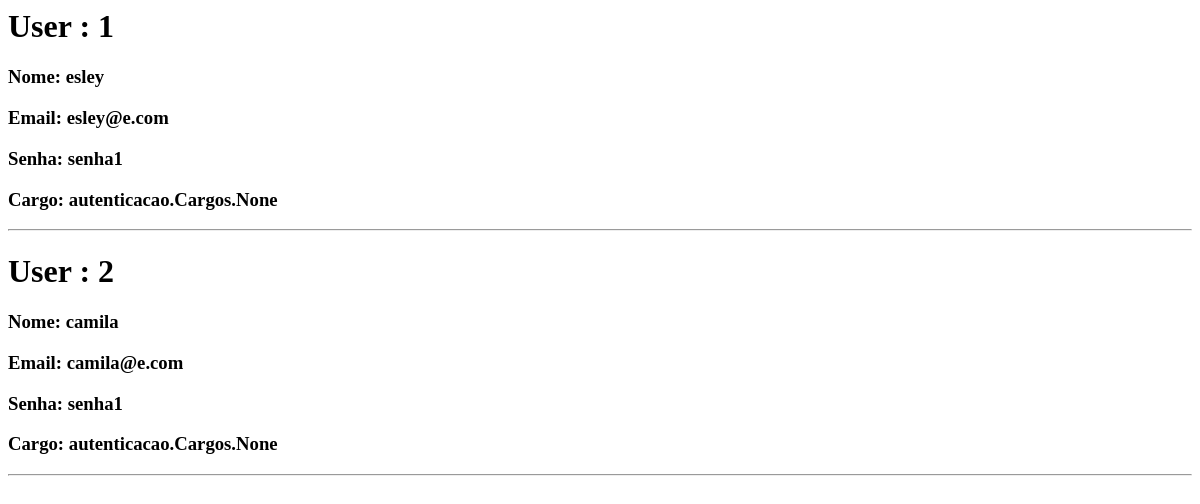
Page /autenticacao/listar on the earlier database version.
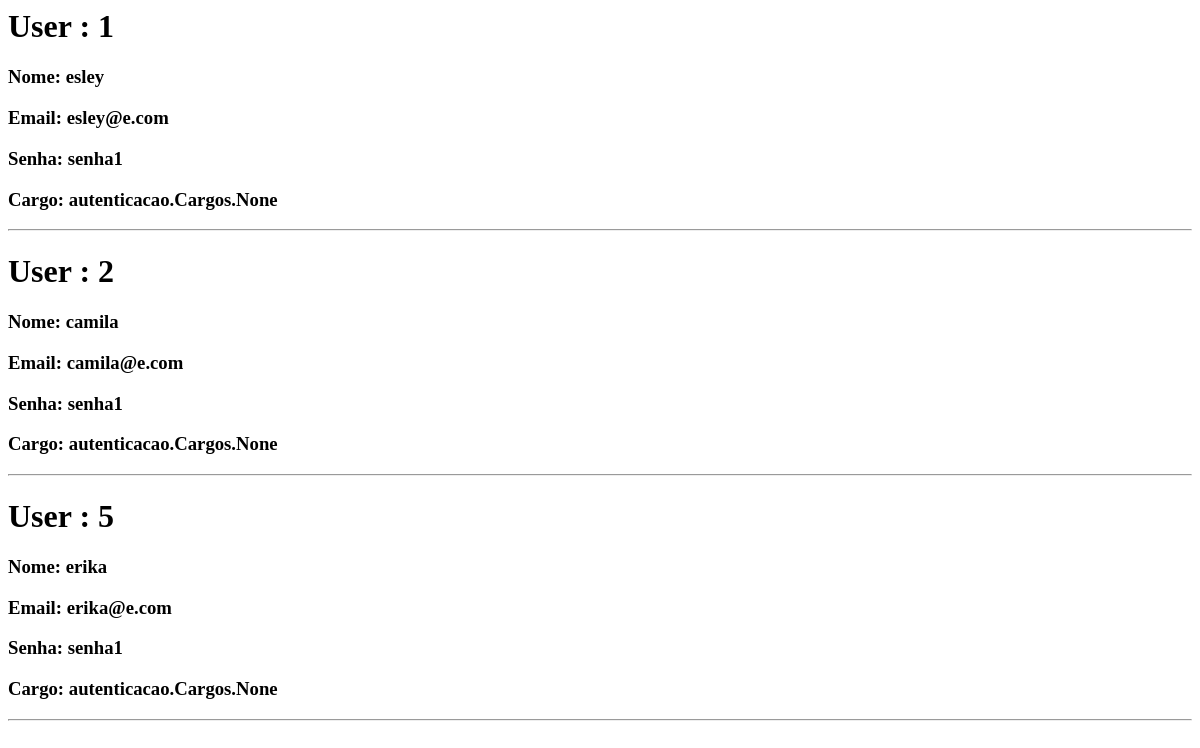
Same page on the later database version.
### autenticacao/models.py (models this page shows, shortened)
class Pessoa(models.Model):
    nome = models.CharField(max_length=100)
    email = models.EmailField()
    senha = models.CharField(max_length=100)
    cargo = models.ManyToManyField(Cargos)

### autenticacao/views.py (the view)
# urls.py: path('listar', views.listar, name="listar")
def listar(request):
    pessoa_admin = Pessoa.objects.filter(cargo = 2)
    print(pessoa_admin)
    pessoas = Pessoa.objects.all()
    return render(request, 'listar/listar.html', {'pessoas': pessoas})

### autenticacao/templates/listar/listar.html
{% for i in pessoas %}
<h1>User : {{i.id}}</h1>
<h3>Nome: {{i.nome}}</h3>
<h3>Email: {{i.email}}</h3>
<h3>Senha: {{i.senha}}</h3>
<h3>Cargo: {{i.cargo}}</h3>
<hr>
{% endfor %}

Differences in the rows shown:
added Pessoa: id "5", nome "erika", email "erika@e.com", senha "senha1", cargo "autenticacao.Cargos.None"
